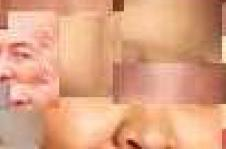
%> input picture Trabalho Prático 5/skin.jpg, 226 x 149 px
$ octave TP5.m   (GNU Octave 9; MATLAB toolbox functions it lacks are replaced by stand-ins)
%> lines starting %> are read from the running program, lines starting %| are printed output that depends on the picture; in (x1, y1, x2, y2) boxes, pixels count from 0 and x2, y2 are one past the last pixel; in counts of white or black regions, pixels touching at a corner belong together; the program's own positions count from 1
### Trabalho Prático 5/detector.m
function detector(c1, c2, g1, g2)
% c1 e c2 são as componentes cromáticas (0 a 1) da imagem. Por exemplo, c1
% = h e c2 = s para hsv.
% g1 e g2 são as gamas de valor de pele

% Obter os índices onde a cara está contida
skin = ( (c1 > g1(1)) & (c1 < g1(2)) & (c2 > g2(1)) & (c2 < g2(2)) );

figure;         % criar uma nova figura
imagesc(skin);  % apresentar a imagem após o filtro cromático (só a cara)
colormap(gray); % Definir o mapa de cores como tons de cinza
title('Imagem com filtragem cromática');

### Trabalho Prático 5/TP5.m
%% Trabalho Prático 5
clear; clc; close;

% Ler imagem
img = imread('skin.jpg');
%> img is the input picture: size 149x226x3 uint8; mean R, G, B 221.6, 163.2, 130.5

figure(1)
imshow(img)
title('Imagem a ser utilizada')

% Conversão de RGB para HSV
hsv = rgb2hsv(img);
%> hsv: size 149x226x3 double; mean H, S, V 0.0621, 0.418, 0.869
h = hsv(:, :, 1);
s = hsv(:, :, 2);

%% Exercício 1

% Converter os vetores h (Hue) e S (Saturation) para inteiros
H = ceil(99 * h) + 1;
S = ceil(99 * s) + 1;
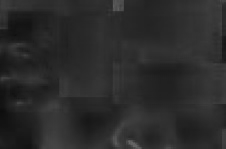
%> S: size 149x226 double; min 13, max 100, mean 42.9


%% Exercício 2

% Alocar matriz para a probability mass function conjunta
pmfHS = zeros(100);

% Função densidade de probabilidade conjunta
for l = 1 : 100
    for c = 1 : 100
        pmfHS(l, c) = sum(sum( (H == l) & (S == c)));
    end;
end;
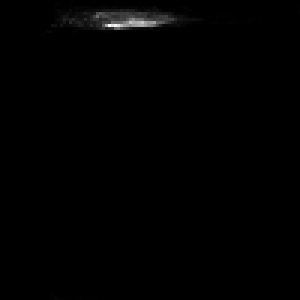
%> pmfHS: size 100x100 double (shown 3 times larger); min 0, max 594, mean 3.4; drawn with min black and max white

% Normalizar a probabilidade
pmfHS = pmfHS ./ sum(sum(pmfHS));

figure(2)
surf(pmfHS)
title('Função densidade de probabilidade')
xlabel('H (hue)');
ylabel('S (Saturation)');
zlabel('Probabilidade');

%% Exercício 3
% Função densidade de probabilidade marginal de h (hue )
pmfH = sum(pmfHS, 2);
%> pmfH = 100 values, max 0.246 at index 9, min 0 at index 14, mean 0.01

% Função densidade de probabilidade marginal de s (saturation)
pmfS = sum(pmfHS, 1);
%> pmfS = 100 values, max 0.0448 at index 39, min 0 at index 1, mean 0.01

figure(3);
bar(pmfH);
title('Função densidade de probabilidade de H (Hue)')
xlabel('H (hue)');
ylabel('Probabilidade');
%> figure, not shown here; tallest bar 0.246 high, from x = 8.6 to 9.4

figure(4)
bar(pmfS);
title('Função densidade de probabilidade de S (Saturation)')
xlabel('S (Saturation)');
ylabel('Probabilidade');
%> figure, not shown here; tallest bar 0.0448 high, from x = 38.6 to 39.4

%% Exercício 4
% Se as funções de densidade de probabilidade forem independentes, a pmf
% conjunta é a multiplicação das pmf individuais
pmfIndependente = pmfH * pmfS;

figure(5)
surf(pmfIndependente)
title('Função densidade de probabilidade conjunta')
xlabel('S (Saturation)');
ylabel('H (hue)');
zlabel('Probabilidade');
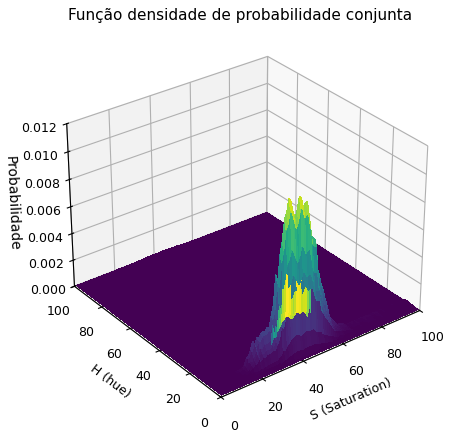
%> figure redrawn from the program's plot data

% Como se pode observar pelos gráficos 5 e 2, as pmf conjuntas são
% ligeiramente diferentes, logo H e S não duas variáveis aleatórias
% independentes

%% Exercício 5
% Função densidade acumulada da hue
fdaH = cumsum(pmfH);
%> fdaH = 100 values from 0.000564 to 1

% Função densidade acumulada da saturation
fdaS = cumsum(pmfS);
%> fdaS = 100 values from 0 to 1

% Gama de valores de H que possuem 70% dos pixeis. Indíces da função
% distribuição de probabilidade acumulada que correspondem a 70% dos pixeis.
gamaH = find( (fdaH >= 0.1) & (fdaH <= 0.8)  );
%> gamaH = [5; 6; 7; 8]

% Obter os indices finais e iniciais
gamaH = [gamaH(1)-1 gamaH(end)+1];
%> gamaH = [4 9]

% Gama de valores de S que possuem 70% dos pixeis. Indíces da função
% distribuição de probabilidade acumulada que correspondem a 70% dos pixeis.
gamaS = find( (fdaS >= 0.1) & (fdaS <= 0.8) );
%> gamaS = 19 values from 31 to 49

% Obter os indices finais e iniciais
gamaS = [gamaS(1)-1 gamaS(end)+1];
%> gamaS = [30 50]

figure(6)
plot(fdaH)
title('Função densidade de probabilidade acumulada de H (hue)')
xlabel('S (Saturation)');
ylabel('Probabilidade');
%> figure, not shown here; curve peaks at x = 100, y = 1

figure(7)
plot(fdaS)
title('Função densidade de probabilidade acumulada de S (Saturation)')
xlabel('S (Saturation)');
ylabel('Probabilidade');
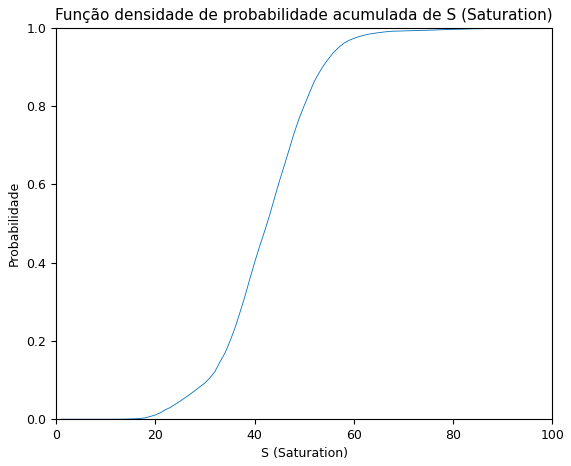
%> figure redrawn from the program's plot data; curve peaks at x = 100, y = 1


%% Exercício 6
% Ler nova imagem a ser usada para detetar a cara
img2 = imread('cara.jpg');
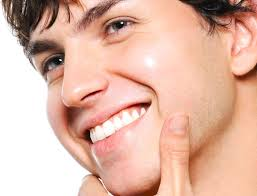
%> input picture Trabalho Prático 5/cara.jpg, 257 x 196 px
%> img2 is the input picture: size 196x257x3 uint8; mean R, G, B 224.2, 182.9, 165.8

figure(8)
imshow(img2)
title('Nova Imagem a ser utilizada')

% Conversão de RGB para HSV dos componentes cromáticos da nova imagem
hsv2 = rgb2hsv(img2);
%> hsv2: size 196x257x3 double; mean H, S, V 0.0634, 0.283, 0.879
h2 = hsv2(:, :, 1);
s2 = hsv2(:, :, 2);
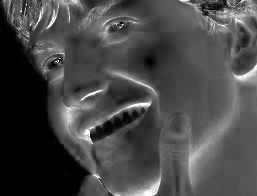
%> s2: size 196x257 double; min 0, max 1, mean 0.283

% usar a função detetor, que dadas as componentes cromáticas da imagem (hue
% e saturation, para HSV), obtém a cara da imagem
detector(h2, s2, gamaH/100, gamaS/100)
%> in detector, `skin = ( (c1 > g1(1)) & (c1 < g1(2)) & (c2 > g2(1)) & (c2 < g2(2)) );`:
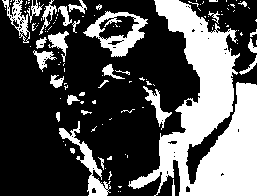
%> skin: size 196x257 logical; 33.2% white; 119 white regions (89 under 20 px), largest, box (x1, y1, x2, y2) and area: (128, 0, 257, 196) 11792, (83, 11, 148, 57) 1146, (59, 121, 111, 196) 838
